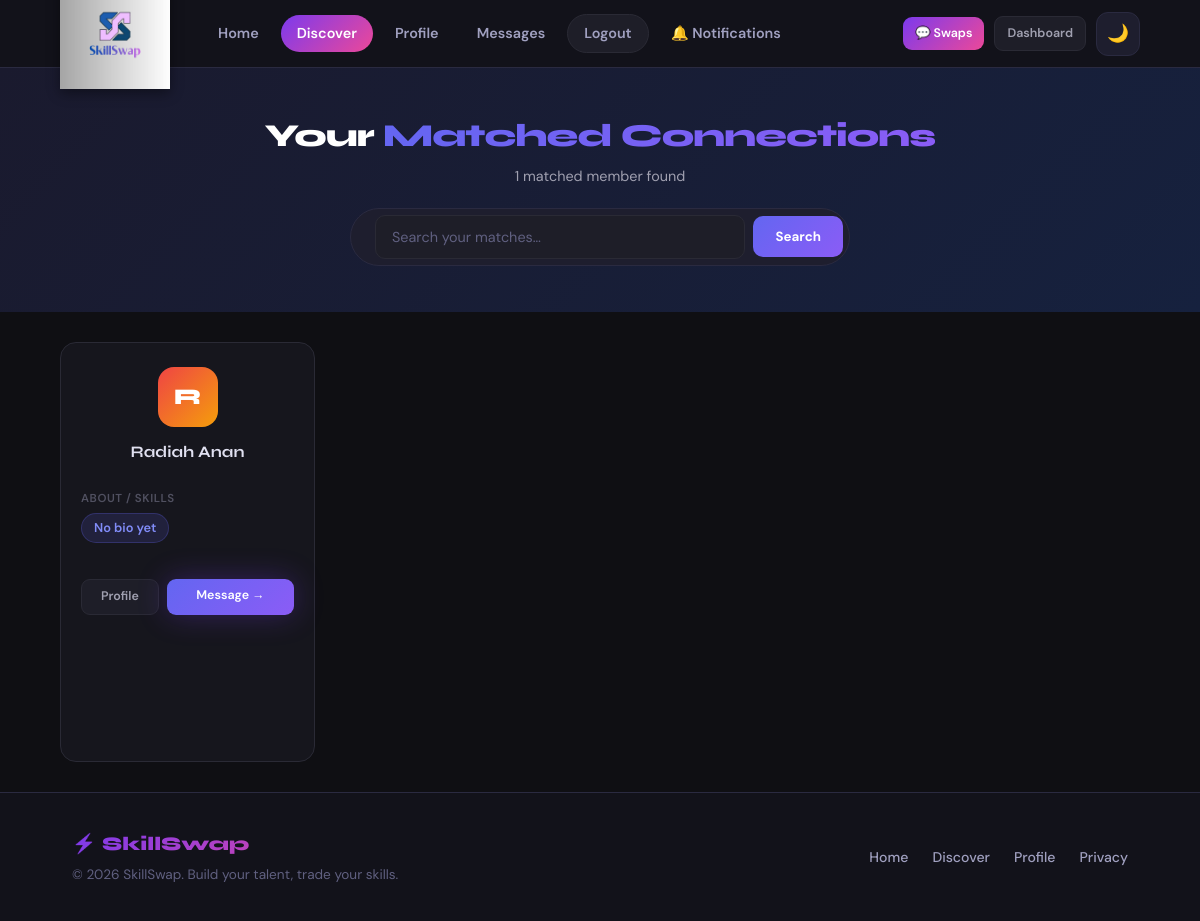
/discovery.php (signed in), run on the app's committed database.
### tables this page shows
CREATE TABLE `users` (
  `user_id` int(11) NOT NULL,
  `email` varchar(255) NOT NULL,
  `password_hash` varchar(255) NOT NULL,
  `username` varchar(100) DEFAULT NULL,
  `first_name` varchar(100) DEFAULT NULL,
  `last_name` varchar(100) DEFAULT NULL,
  `bio` text DEFAULT NULL,
  `location` varchar(100) DEFAULT NULL,
  `profile_picture` varchar(255) DEFAULT NULL,
  `city` varchar(100) DEFAULT NULL,
  `user_location` varchar(100) DEFAULT NULL,
  `rating_average` decimal(2,1) DEFAULT 0.0,
  `total_reviews` int(11) DEFAULT 0,
  `is_verified` tinyint(1) DEFAULT 0,
  `account_status` enum('active','suspended','deleted') DEFAULT 'active',
  `created_at` timestamp NOT NULL DEFAULT current_timestamp(),
  `updated_at` timestamp NOT NULL DEFAULT current_timestamp() ON UPDATE current_timestamp(),
  `country` varchar(100) DEFAULT NULL
);

### discovery.php (the view, shortened to what this page needs)
<?php
include 'db.php';
$current_user = $_SESSION['user_id'];
$search_term  = isset($_GET['search']) ? trim($_GET['search']) : '';
$query = "
    SELECT u.user_id AS id,
           CONCAT(u.first_name, ' ', u.last_name) AS name,
           u.bio AS skills_offered
    FROM users u
    INNER JOIN swaps s
        ON (s.sender_id = ? AND s.receiver_id = u.user_id)
        OR (s.receiver_id = ? AND s.sender_id = u.user_id)
    WHERE u.user_id != ? AND u.account_status = 'active'
    AND s.status = 'accepted'
";
$stmt = $conn->prepare($query);
if (!empty($search_term)) {
    $like = '%' . $search_term . '%';
    $stmt->bind_param("iiiss", $current_user, $current_user, $current_user, $like, $like);
} else {
    $stmt->bind_param("iii", $current_user, $current_user, $current_user);
}
$stmt->execute();
$result = $stmt->get_result();
$av_grads = [
    'linear-gradient(135deg,#7c3aed,#ec4899)',
    'linear-gradient(135deg,#06b6d4,#7c3aed)',
    'linear-gradient(135deg,#f59e0b,#ec4899)',
    'linear-gradient(135deg,#10b981,#06b6d4)',
    'linear-gradient(135deg,#ef4444,#f59e0b)',
    'linear-gradient(135deg,#8b5cf6,#06b6d4)',
];
function avGrad($name, $grads) {
    return $grads[ord($name[0] ?? 'A') % count($grads)];
}
include 'includes/header.php';
?>
<div class="disco-hero">
    <h1>
        <?= $search_term
            ? 'Results for "<span>' . htmlspecialchars($search_term) . '</span>"'
            : 'Your <span>Matched Connections</span>' ?>
    </h1>
    <p class="disco-count"><?= $result->num_rows ?> matched member<?= $result->num_rows != 1 ? 's' : '' ?> found</p>
    <form action="discovery.php" method="GET">
        <div class="search-bar">
            <input type="text" name="search"
                   value="<?= htmlspecialchars($search_term) ?>"
                   placeholder="Search your matches…">
            <button type="submit">Search</button>
        </div>
    </form>
</div>
<div class="disco-grid">
    <?php if ($result && $result->num_rows > 0): ?>
        <?php while ($row = $result->fetch_assoc()):
            $grad = avGrad($row['name'], $av_grads);
        ?>
            <div class="user-card">
                <div class="user-card-avatar" style="background:<?= $grad ?>">
                    <?= strtoupper(substr($row['name'], 0, 1)) ?>
                </div>
                <div class="user-card-name"><?= htmlspecialchars($row['name']) ?></div>
                <div class="user-card-skills">
                    <p>About / Skills</p>
                    <span class="skill-tag skill-offer">
                        <?= htmlspecialchars($row['skills_offered'] ?: 'No bio yet') ?>
                    </span>
                </div>
                <div class="user-card-actions">
                    <a href="view_profile.php?id=<?= $row['id'] ?>"
                       class="btn btn-secondary btn-sm" style="flex:1;text-align:center;">Profile</a>
                    <a href="chat.php?user_id=<?= $row['id'] ?>"
                       class="btn btn-primary btn-sm" style="flex:2;text-align:center;">Message →</a>
                </div>
            </div>
        <?php endwhile; ?>
    <?php endif; ?>
</div>
<?php include 'includes/footer.php'; ?>

### discovery.php (style rules this page uses)
.disco-hero { text-align:center; padding:50px 20px 30px; background:linear-gradient(135deg,#1a1a2e,#16213e); color:#fff; }
.disco-hero h1 { font-size:2rem; font-weight:800; margin-bottom:10px; }
.disco-hero h1 span { background:linear-gradient(135deg,#6366f1,#8b5cf6); -webkit-background-clip:text; -webkit-text-fill-color:transparent; }
.disco-count { color:#a0a0b0; font-size:0.9rem; margin-bottom:20px; }
.search-bar { display:flex; gap:8px; max-width:500px; margin:0 auto 16px; }
.search-bar input { flex:1; padding:12px 16px; border-radius:10px; border:1px solid #2a2a35; background:#1e1e28; color:#fff; font-size:0.9rem; outline:none; }
.search-bar button { padding:12px 22px; background:linear-gradient(135deg,#6366f1,#8b5cf6); color:#fff; border:none; border-radius:10px; font-weight:700; cursor:pointer; }
.disco-grid { display:grid; grid-template-columns:repeat(auto-fill,minmax(240px,1fr)); gap:20px; padding:30px 5%; background:#0f0f13; min-height:60vh; }
.user-card { background:#16161d; border:1px solid #2a2a35; border-radius:16px; padding:24px 20px; display:flex; flex-direction:column; gap:12px; transition:border-color 0.2s,transform 0.15s; }
.user-card-avatar { width:60px; height:60px; border-radius:16px; display:flex; align-items:center; justify-content:center; font-size:1.4rem; font-weight:800; color:#fff; margin:0 auto; }
.user-card-name { text-align:center; font-weight:700; color:#e0e0f0; font-size:1rem; }
.user-card-skills p { font-size:0.72rem; color:#505060; text-transform:uppercase; letter-spacing:0.05em; margin-bottom:4px; font-weight:600; }
.skill-tag { display:inline-block; padding:4px 12px; border-radius:99px; font-size:0.8rem; font-weight:600; }
.skill-offer { background:rgba(99,102,241,0.15); color:#818cf8; border:1px solid rgba(99,102,241,0.25); }
.user-card-actions { display:flex; gap:8px; margin-top:4px; }
.btn { padding:9px 16px; border-radius:9px; text-decoration:none; font-weight:600; font-size:0.82rem; cursor:pointer; border:none; display:inline-block; }
.btn-primary { background:linear-gradient(135deg,#6366f1,#8b5cf6); color:#fff; }
.btn-secondary { background:#1e1e28; color:#a0a0b0; border:1px solid #2a2a35; }
.btn-sm { padding:7px 12px; font-size:0.78rem; }

### data on the page
users: name "R", name "Radiah Anan", bio "No bio yet"

### other printed values
$result->num_rows "1"
